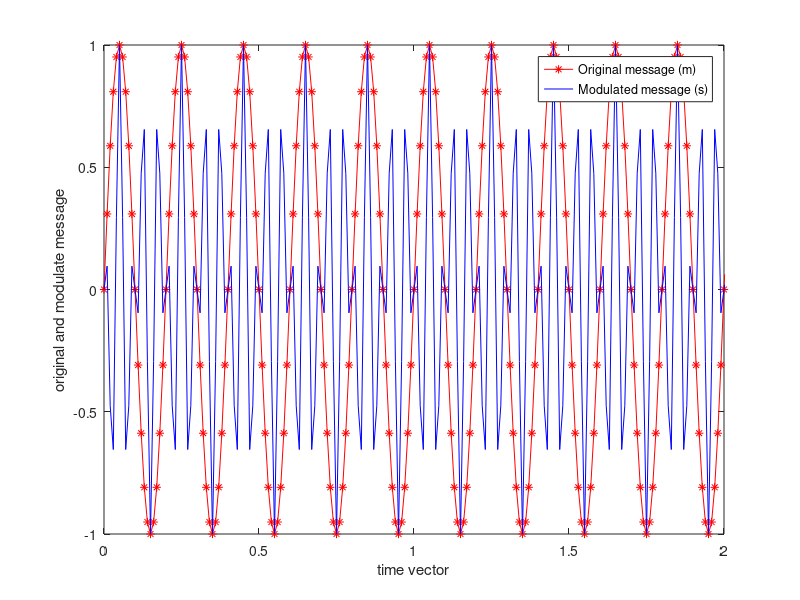

MATLAB code for this plot: (Note: this script raises an error after producing the figure.)
clc;
clear
fprintf("...Written by EMİN AYYILDIZ - MUSTAFA ATİLA...\n")
fs = 100;% Here we define our sampling frequency (fs).
t = (0:0.01:50);% The purpose here is to define the time vector. We define a vector starting from 0 to 50 in 0.01 increments.
fc = 20; % We define the carrier frequency (fc) value that we will use here.
m = sin(2*pi*t*5);
% Here we define your sinosiadel message(m) signal.
s = ammod(m,fc,fs);
% We modulate the m signal that we have created here with the MATLAB ammod (s) command.
figure(1)

plot(t,m,'r*-',t,s,'b-');% The main purpose here is to compare the original message (m) and the modulated message (s) using the time vector values to the x-axis.y
xlim([0 2]);% Here we constrain the axis so that the values on our x-axis can be in the range of 0-2.
xlabel('time vector')
ylabel('original and modulate message')
legend('Original message (m)', 'Modulated message (s)')

modulate_amDSBSC = amDSBSC(m,fc,fs);
% By calling the amDSBSC function we created here, we modulate the m value, which is our original message, with the function.
modulate_amDSBSC = modulate_amDSBSC';
% We inverted the matrix so that the row and column numbers are equal.
figure(2);
plot(t,s,'g*',t,modulate_amDSBSC,'b-')
legend('modulated message (s)', 'modulatedamDSBSC ')
% The main goal here is to compare our s signal, which we modulated with the MATLAB ammod command, with the expression we modulated by creating a function.
xlim([0 2])% Here again, we limit our x values and do it in the range of 0-2.
xlabel('time vector')
ylabel('modulated signals')
